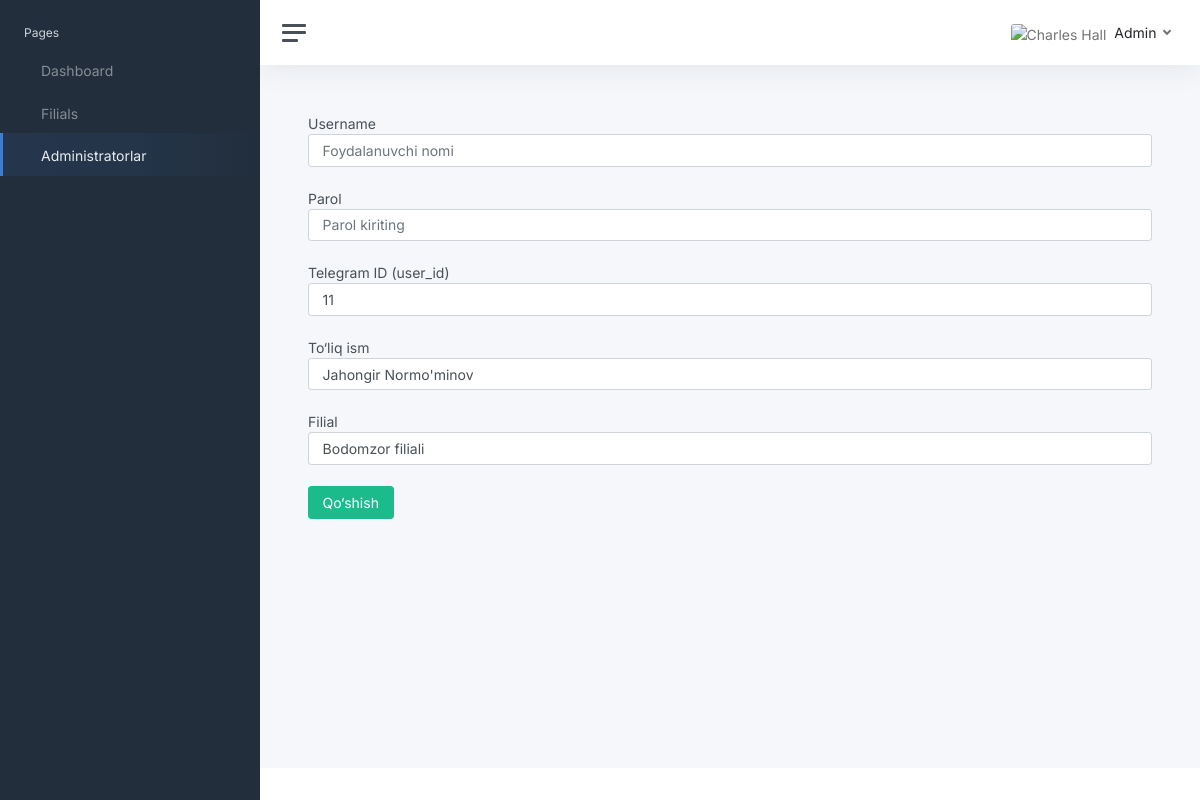
The page /superadmin/admins/1/ (signed in) on the database as committed earlier.
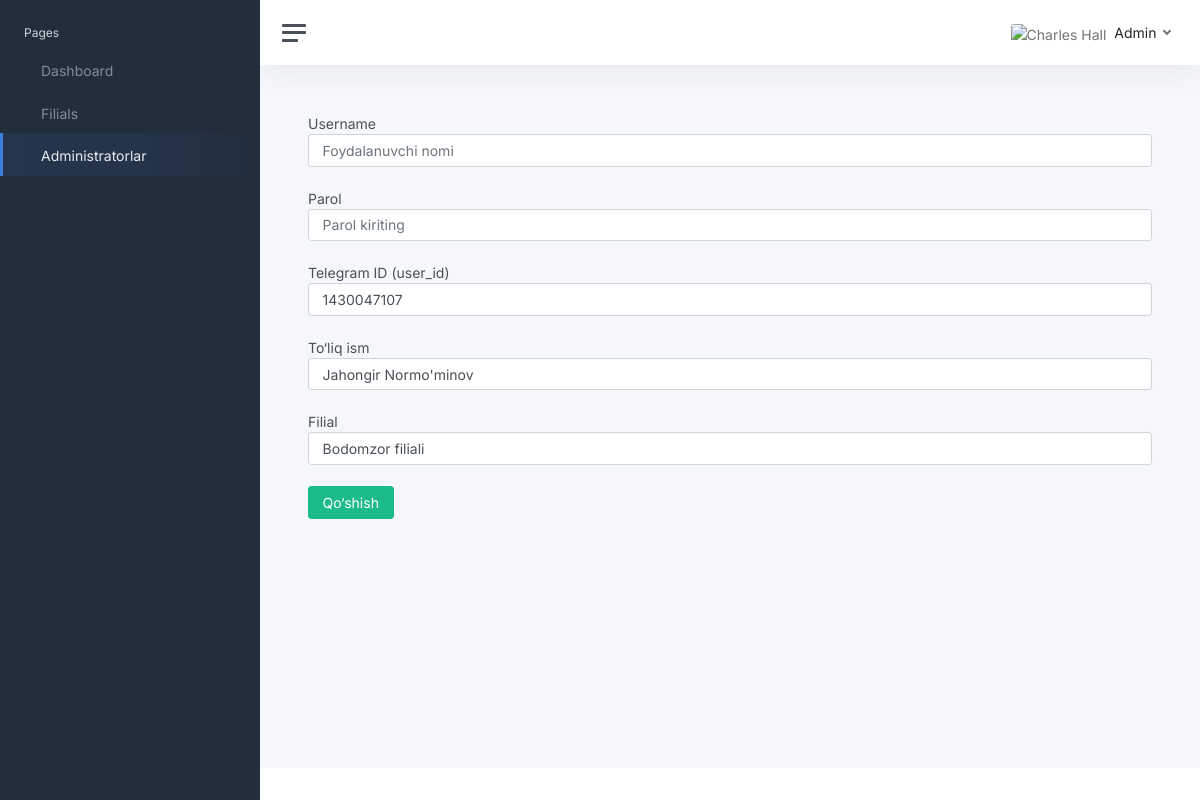
The same page on the database as committed later.
### apps/superadmin/models.py (models this page shows, shortened)
class Administrator(models.Model):
    user = models.OneToOneField(User, on_delete=models.CASCADE)
    telegram_id = models.BigIntegerField(unique=True)
    filial = models.ForeignKey(Filial, on_delete=models.SET_NULL, null=True, blank=True)
    full_name = models.CharField(max_length=255)

### apps/superadmin/views.py (the view)
# urls.py: path('admins/<int:pk>/', views.admin_detail, name='admin_adminstrator_detail'),
@login_required(login_url="/login/")
def admin_detail(request, pk):
    if not request.user.is_superuser:
        return redirect('/login/')
    admin = Administrator.objects.get(id=pk)
    if request.method == 'POST':
        form = AdminUserForm(request.POST, request.FILES, instance=admin)
        if form.is_valid():
            form.save()
            return redirect('admin_adminstrators')
    else:
        form = AdminUserForm(instance=admin)
    return render(request, 'home/superuser/adminstrator_detail.html', {
        'form': form,
        'segment': 'admins',
        'admin': admin
    })

### apps/superadmin/forms.py (shortened to what this page needs)
class AdminUserForm(forms.ModelForm):
    username = forms.CharField(
        label="Username",
        widget=forms.TextInput(attrs={
            "class": "form-control",
            "placeholder": "Foydalanuvchi nomi"
        })
    )
    password = forms.CharField(
        label="Parol",
        widget=forms.PasswordInput(attrs={
            "class": "form-control",
            "placeholder": "Parol kiriting"
        })
    )
    telegram_id = forms.IntegerField(
        label="Telegram ID (user_id)",
        widget=forms.NumberInput(attrs={
            "class": "form-control",
            "placeholder": "Telegram user_id"
        })
    )
    full_name = forms.CharField(
        label="To‘liq ism",
        widget=forms.TextInput(attrs={
            "class": "form-control",
            "placeholder": "Ism Familiya"
        })
    )
    filial = forms.ModelChoiceField(
        queryset=Filial.objects.all(),
        label="Filial",
        widget=forms.Select(attrs={
            "class": "form-control"
        })
    )
    class Meta:
        model = Administrator
        fields = ['telegram_id', 'full_name', 'filial']

### apps/templates/home/superuser/adminstrator_detail.html (shortened to what this page needs)
{% extends "layouts/base.html" %}
{% load static %}
{% block body_class %} Tahrirlash {% endblock body_class %}
{% block stylesheets %}
<link href="{% static 'css/app.css' %}" rel="stylesheet" xmlns="http://www.w3.org/1999/html">
{% endblock stylesheets %}
{% block content %}
			<main class="content">
				<div class="container-fluid p-0">
					<div class="card-body">
                        <form role="form" method="post" action="">
                            <div class="form-group">
                                <label for="id_username">Username</label>
                                {{ form.username }}
                            </div>
                            <br>
                            <div class="form-group">
                                <label for="id_password">Parol</label>
                                {{ form.password }}
                            </div>
                            <br>
                            <div class="form-group">
                                <label for="id_telegram_id">Telegram ID (user_id)</label>
                                {{ form.telegram_id }}
                            </div>
                            <br>
                            <div class="form-group">
                                <label for="id_name">To‘liq ism</label>
                                {{ form.full_name }}
                            </div>
                            <br>
                            <div class="form-group">
                                <label for="id_location">Filial</label>
                                {{ form.filial }}
                            </div>
                            <br>
                            <div class="row">
                                <div class="col-12">
                                    <input type="submit" class="btn btn-success float-right" value="Qo‘shish">
                                </div>
                            </div>
                        </form>
					</div>
				</div>
            </main>
{% endblock content %}

Rows that differ between the two databases and show on the page:
changed Administrator "Jahongir Normo'minov": telegram_id "11" → "1430047107"
